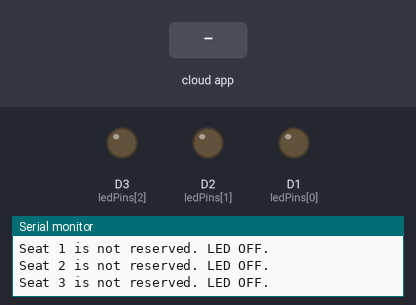
A sketch run on a simulated ESP8266 (NodeMCU). On the bench: output pins drawn as LEDs (lit = HIGH), the last lines printed to the serial monitor. Inputs (shaded band) come from the test bench. WiFi joins after 1.5 s; servers stay silent unless stated; the Firebase database answers and starts empty.

Above: at 3.0 s.
3.1 s: the phone or cloud app sets 1 to 1
At 8.3 s:
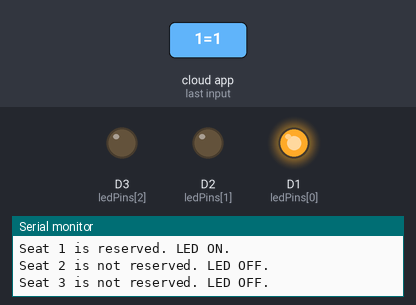
9.2 s: the phone or cloud app sets 2 to 1
At 14.1 s:
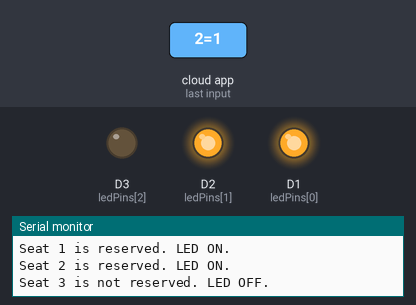
15.2 s: the phone or cloud app sets 3 to 1
At 20.9 s:
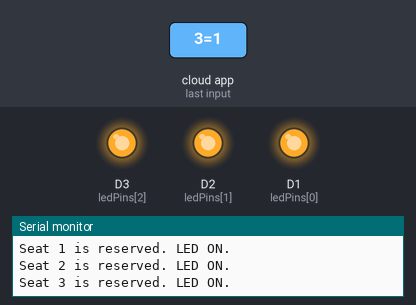
21.2 s: the phone or cloud app sets 1 to 0
At 25.8 s:
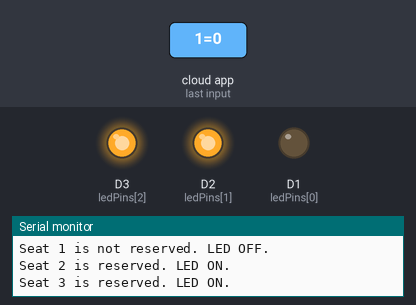
26.4 s: the phone or cloud app sets 2 to 0
At 31.6 s:
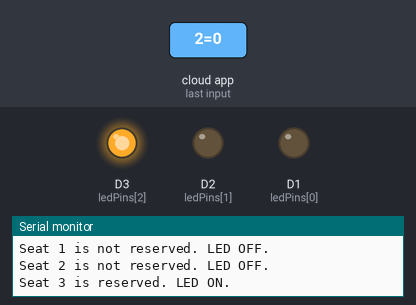
32.4 s: the phone or cloud app sets 1 to 1
At 37.0 s:
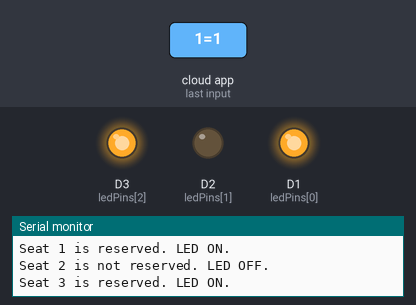
Timing chart, 0 to 38.5 s (numbered marks = the images above; inputs shaded):
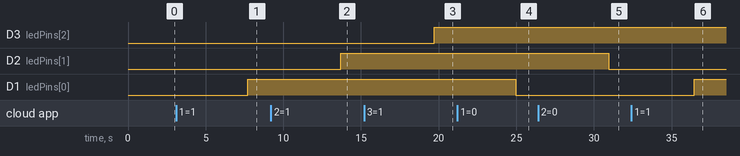

The sketch:

Report.ino
```cpp
#include <ESP8266WiFi.h>
#include <FirebaseESP8266.h>

// Wi-Fi 정보
const char* ssid = "U+NetB225";          // Wi-Fi SSID
const char* password = "8265858BM!";                   // Wi-Fi Password (공개 Wi-Fi인 경우 빈 값)

// Firebase 정보
#define FIREBASE_HOST "https://jsha-iot-default-rtdb.firebaseio.com"  // Firebase Realtime Database URL
#define FIREBASE_AUTH "AIzaSyBRzJVr_N--c3hez5bVTgjufGQcSYkARqM"       // Firebase Database Secret

// 자리 번호 및 LED 핀 매핑
const int seatCount = 3;                     // 자리 개수
const int ledPins[seatCount] = {D1, D2, D3}; // 자리별 LED 핀 배열

FirebaseConfig config; // Firebase 설정 객체
FirebaseAuth auth;     // Firebase 인증 객체
FirebaseData firebaseData;

void setup() {
  Serial.begin(115200); // 시리얼 모니터 시작

  // LED 핀 초기화
  for (int i = 0; i < seatCount; i++) {
    pinMode(ledPins[i], OUTPUT);
    digitalWrite(ledPins[i], LOW); // 초기 상태는 OFF
  }

  // Wi-Fi 연결
  WiFi.begin(ssid, password);
  Serial.print("Connecting to Wi-Fi");
  while (WiFi.status() != WL_CONNECTED) {
    delay(500);
    Serial.print(".");
  }
  Serial.println("\nConnected to Wi-Fi");

  // Firebase 설정
  config.host = FIREBASE_HOST;
  config.signer.tokens.legacy_token = FIREBASE_AUTH;

  Firebase.begin(&config, &auth);

  // 데이터베이스 초기화
  initializeDatabase();
}

void loop() {
  // 각 자리의 상태 확인 및 LED 제어
  for (int i = 0; i < seatCount; i++) {
    String seatPath = "/seats/" + String(i + 1); // Firebase 경로: /seats/1, /seats/2, /seats/3

    if (Firebase.getBool(firebaseData, seatPath)) {
      if (firebaseData.dataType() == "boolean") {
        bool seatStatus = firebaseData.boolData();

        // 자리 상태에 따라 LED 제어
        if (seatStatus) {
          digitalWrite(ledPins[i], HIGH); // 예약 상태: LED 켜기
          Serial.printf("Seat %d is reserved. LED ON.\n", i + 1);
        } else {
          digitalWrite(ledPins[i], LOW); // 미예약 상태: LED 끄기
          Serial.printf("Seat %d is not reserved. LED OFF.\n", i + 1);
        }
      }
    } else {
      Serial.printf("Failed to get data for seat %d: %s\n", i + 1, firebaseData.errorReason().c_str());
    }

    delay(100); // 자리별 요청 간 딜레이
  }

  delay(5000); // 전체 자리 상태 확인 후 5초 대기
}

// 데이터베이스 초기화 함수
void initializeDatabase() {
  if (!Firebase.getJSON(firebaseData, "/seats")) {
    Serial.println("No data found in the database. Initializing...");

    // FirebaseJson 객체로 기본 데이터 설정
    FirebaseJson json;
    json.set("1", false);
    json.set("2", false);
    json.set("3", false);

    if (Firebase.set(firebaseData, "/seats", json)) {
      Serial.println("Database initialized with default data.");
    } else {
      Serial.println("Failed to initialize database: " + firebaseData.errorReason());
    }
  } else {
    Serial.println("Database already initialized.");
  }
}
```

Measured:
- after the input at 3.1 s, D1 (ledPins[0]): LOW → HIGH after 4.6 s
- after the input at 9.2 s, D2 (ledPins[1]): LOW → HIGH after 4.5 s
- after the input at 15.2 s, D3 (ledPins[2]): LOW → HIGH after 4.5 s
- after the input at 21.2 s, D1 (ledPins[0]): HIGH → LOW after 3.8 s
- after the input at 26.4 s, D2 (ledPins[1]): HIGH → LOW after 4.6 s
- after the input at 32.4 s, D1 (ledPins[0]): LOW → HIGH after 4.1 s
